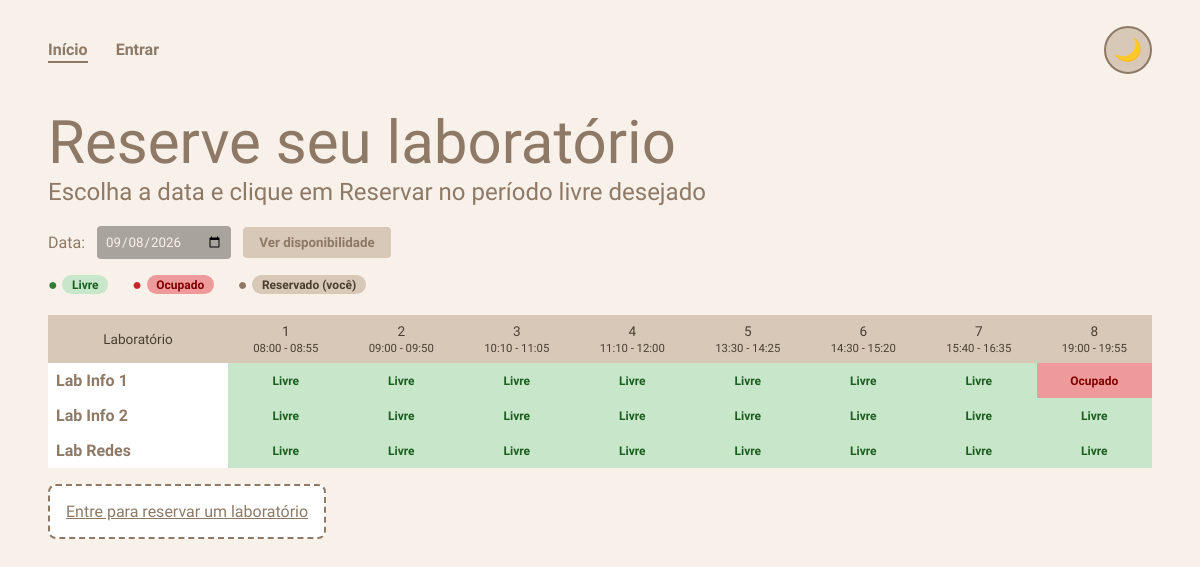
The page / on the database its author committed.
### tables this page shows
CREATE TABLE Laboratorio (
        id INTEGER NOT NULL PRIMARY KEY AUTOINCREMENT,
        nome VARCHAR(50) NOT NULL,
        descricao VARCHAR(200),
        capacidade INTEGER NOT NULL DEFAULT 30
    );

### routes.py (the view)
@app.route("/")
def home():
    labs = ListarLaboratorios()
    hoje = date.today().isoformat()
    data = request.args.get("data", "") or hoje
    if data < hoje:
        data = hoje  # a grade nunca mostra datas passadas (ficam so no historico)
    grade = DisponibilidadeNaData(data)
    minhas = {}
    if session.get("usuario_id"):
        minhas = ReservasDoUsuarioNaData(session["usuario_id"], data)
    return render_template("home.html", labs=labs, data=data, grade=grade, minhas_reservas=minhas)

### agenda.py (called while the page is built)
def ListarLaboratorios():
    cursor.execute("SELECT id, nome, descricao, capacidade FROM Laboratorio ORDER BY nome")
    return cursor.fetchall()

def DisponibilidadeNaData(data):
    labs = ListarLaboratorios()
    cursor.execute(
        "SELECT id_laboratorio, periodo FROM Reserva WHERE data_reserva = ?", (data,)
    )
    ocupados = {}
    for id_lab, periodo in cursor.fetchall():
        ocupados.setdefault(id_lab, set()).add(periodo)
    grade = {}
    for lab in labs:
        id_lab = lab[0]
        grade[id_lab] = {
            periodo: (id_lab in ocupados and periodo in ocupados[id_lab])
            for periodo in PERIODOS
        }
    return grade

def Periodos():
    return PERIODOS

### routes.py (called while the page is built)
@app.context_processor
def contexto_global():
    return {
        "periodos": Periodos(),
        "hoje": date.today().isoformat(),
        "usuario_sessao": session.get("usuario_nome"),
        "usuario_eh_admin": session.get("usuario_admin", False),
    }

### templates/home.html (shortened to what this page needs)
{% extends "base.html" %}
{% block conteudo %}
    <h1>Reserve seu laboratório</h1>
    <h2>Escolha a data e clique em <strong>Reservar</strong> no período livre desejado</h2>
    <form action="{{ url_for('home') }}" method="GET">
        <label for="data">Data:</label>
        <input type="date" name="data" id="data" value="{{ data }}" min="{{ hoje }}" required>
        <button type="submit">Ver disponibilidade</button>
    </form>
    {% if data %}
        <div class="lenda">
            <span class="cel-legenda livre">● <span class="badge badge-livre">Livre</span></span>
            <span class="cel-legenda ocupado">● <span class="badge badge-ocupado">Ocupado</span></span>
            <span class="cel-legenda reservado">● <span class="badge badge-reservado">Reservado (você)</span></span>
        </div>
        <div class="planilha-wrapper">
            <table class="planilha">
                <thead>
                    <tr>
                        <th>Laboratório</th>
                        {% for num in periodos.keys() %}
                            <th>
                                {{ num }}<br>
                                <small>{{ periodos[num] }}</small>
                            </th>
                        {% endfor %}
                    </tr>
                </thead>
                <tbody>
                    {% for lab in labs %}
                    <tr>
                        <td class="lab-nome">{{ lab[1] }}</td>
                        {% set id_lab = lab[0] %}
                        {% for num in periodos.keys() %}
                            {% if grade[id_lab][num] %}
                                {% if usuario_sessao and id_lab in minhas_reservas and num in minhas_reservas[id_lab] %}
                                    <td class="cel res minhas"><span class="badge badge-reservado">Reservado</span></td>
                                {% else %}
                                    <td class="cel res ocupado"><span class="badge badge-ocupado">Ocupado</span></td>
                                {% endif %}
                            {% else %}
                                <td class="cel res livre"><span class="badge badge-livre">Livre</span></td>
                            {% endif %}
                        {% endfor %}
                    </tr>
                    {% else %}
                    <tr>
                        <td colspan="9" style="text-align:center;">Nenhum laboratório cadastrado.</td>
                    </tr>
                    {% endfor %}
                </tbody>
            </table>
        </div>
        {% if usuario_sessao %}
            <p class="link-extra"><a href="{{ url_for('config') }}">Ver minhas reservas</a></p>
        {% else %}
            <p class="box-aviso"><a href="{{ url_for('login') }}">Entre para reservar um laboratório</a></p>
        {% endif %}
    {% else %}
        <p class="box-aviso">Selecione uma data acima para ver a disponibilidade dos laboratórios.</p>
    {% endif %}
{% endblock %}

### static/style.css (style rules this page uses)
:root { --bg: #f8f1e9; --bg-2: #ffffff; --texto: #8d7966; --texto-forte: #4a3f2f; --accent: #d8c8b8; --input-bg: #a8a39d; --input-texto: #f8f1e9; --borda: #8d7966; }
* { font-family: "Stack Sans Headline", sans-serif; font-optical-sizing: auto; font-weight: 400; font-style: normal; box-sizing: border-box; }
body { background-color: var(--bg); margin: 0; padding: 2vw 4vw; transition: background-color 0.3s ease, color 0.3s ease; color: var(--texto); }
h1 { font-size: 5vw; margin: 0; color: var(--texto); }
h2 { margin-top: 0; color: var(--texto); }
a { color: var(--texto); }
table { background-color: var(--bg-2); border-collapse: collapse; width: 100%; text-align: left; margin-top: 0.5rem; }
tr { color: var(--texto); }
th { background-color: var(--accent); padding: 0.5rem; }
td { padding: 0.5rem; }
form { display: flex; flex-wrap: wrap; gap: 0.75rem; align-items: center; margin-bottom: 1rem; }
input, select { background-color: var(--input-bg); color: var(--input-texto); border: none; padding: 0.5rem; border-radius: 4px; }
input::placeholder { color: var(--input-texto); opacity: 0.85; }
button { color: var(--texto); background-color: var(--accent); border: none; padding: 0.5rem 1rem; border-radius: 4px; cursor: pointer; font-weight: bold; }
.box-aviso { background-color: var(--bg-2); border: 2px dashed var(--borda); padding: 1rem; border-radius: 8px; width: fit-content; }
.lenda { margin: 0.6rem 0 0.8rem 0; display: flex; gap: 1.5rem; }
.cel-legenda { font-weight: bold; display: flex; align-items: center; gap: 0.3rem; }
.cel-legenda.livre { color: #2e7d32; }
.cel-legenda.ocupado { color: #c62828; }
.planilha-wrapper { overflow-x: auto; }
table.planilha { border-collapse: collapse; min-width: 800px; }
table.planilha th { background-color: var(--accent); color: var(--texto-forte); font-size: 0.85rem; text-align: center; padding: 0.5rem; }
table.planilha td.cel { text-align: center; min-width: 90px; font-weight: bold; font-size: 0.8rem; }
td.cel.livre { background-color: #c8e6c9; color: #1b5e20; }
td.cel.ocupado { background-color: #ef9a9a; color: #7f0000; }
td.lab-nome { font-weight: bold; color: var(--texto); white-space: nowrap; width: 180px; }
.badge { display: inline-block; padding: 0.15rem 0.6rem; border-radius: 999px; font-weight: bold; font-size: 0.75rem; white-space: nowrap; }
.badge-livre { background-color: #c8e6c9; color: #1b5e20; }
.badge-ocupado { background-color: #ef9a9a; color: #7f0000; }
.badge-reservado { background-color: var(--accent); color: var(--texto-forte); }
td.cel.res { min-width: 110px; padding: 0.3rem; }

### rows shown on the page
Laboratorio: nome "Lab Info 1"
Laboratorio: nome "Lab Info 2"
Laboratorio: nome "Lab Redes"

### other values the page prints
{{ num }} "1" "2" "3" "4" "5" "6" "7" "8"
{{ periodos[num] }} "08:00 - 08:55" "09:00 - 09:50" "10:10 - 11:05" "11:10 - 12:00" "13:30 - 14:25" "14:30 - 15:20" "15:40 - 16:35" "19:00 - 19:55"
